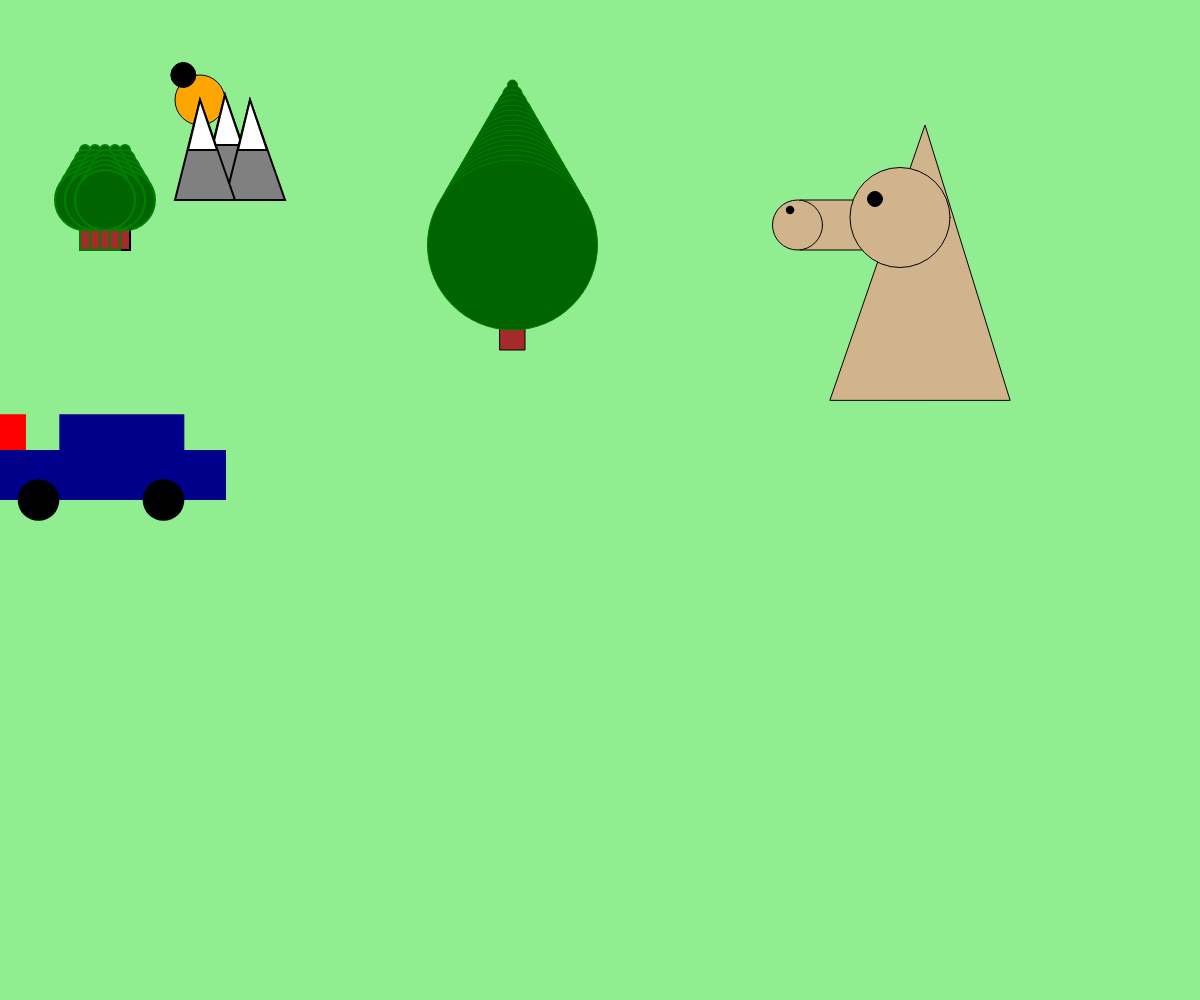
Frame 1 (no input)
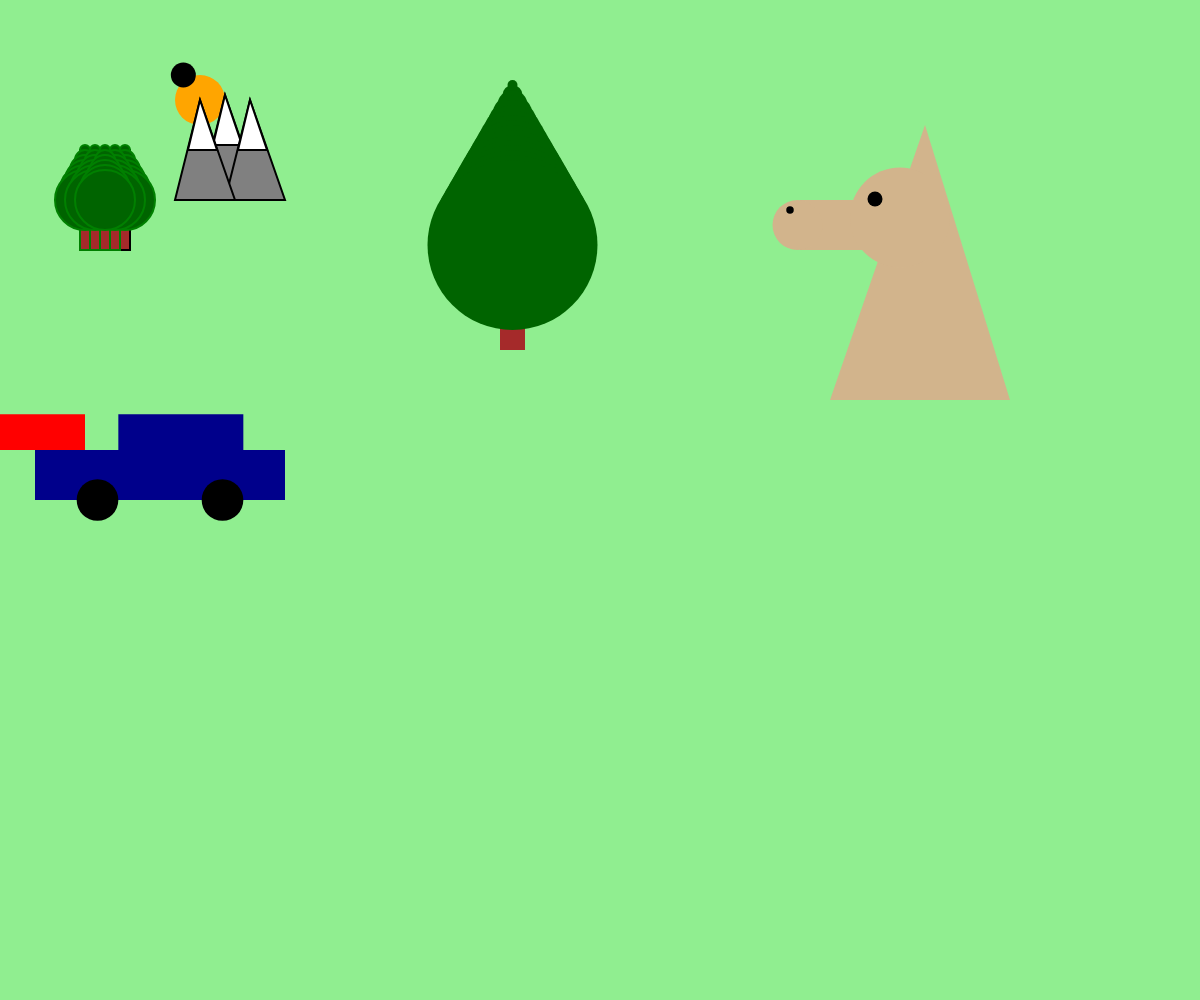
Frame 60 (no input)
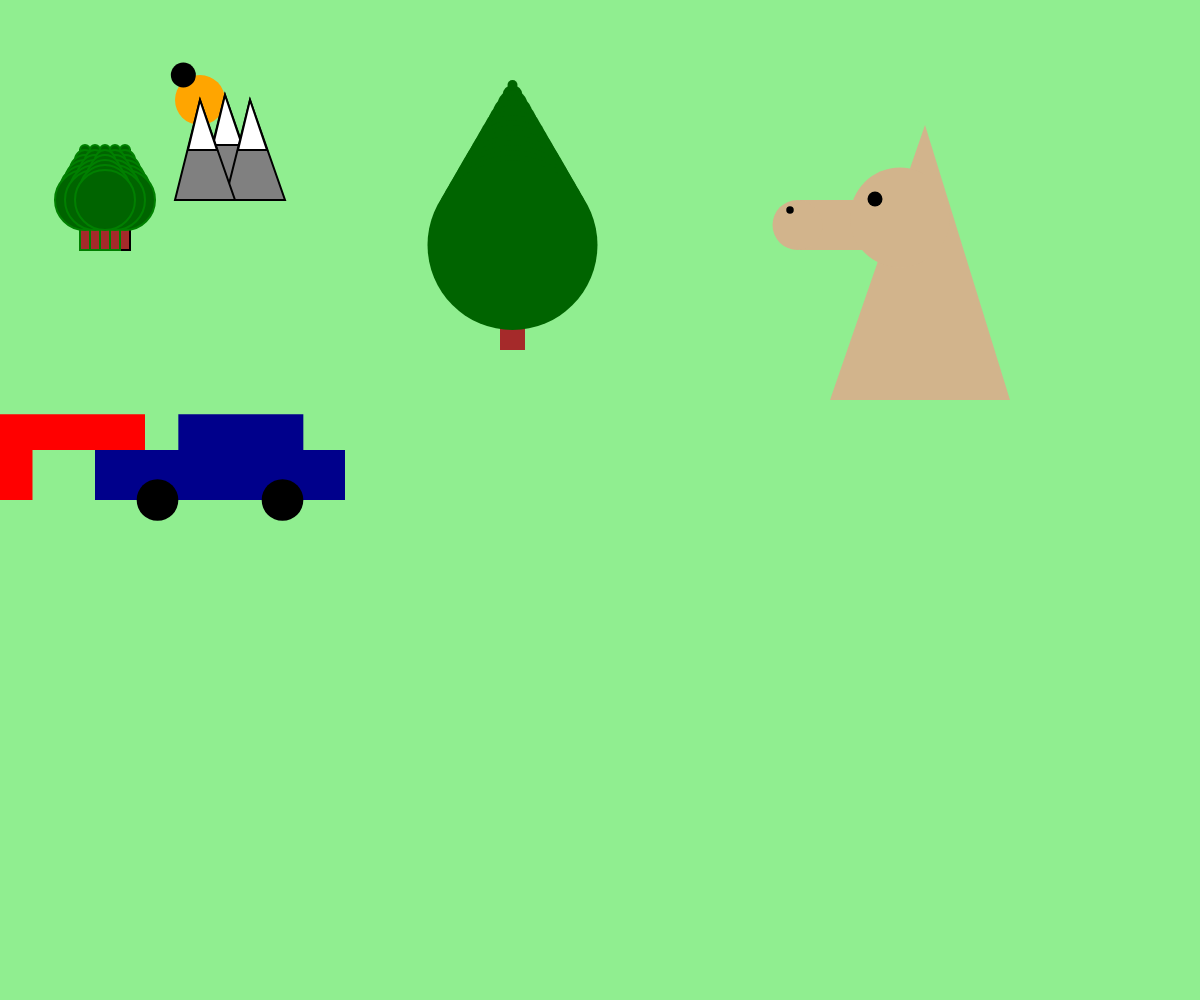
Frame 120 (the mouse pressed at the canvas centre since frame 60)

The p5.js sketch that drew these frames (run headless with seeded random() and noise() and a simulated clock; from frame 60 on, the mouse is pressed at the canvas centre):

// p5.js sketch
// ── sketch.js
const mountains=[];
function setup() {
    const canvasWidth = window.innerWidth;
    const canvasHeight = window.innerHeight;
    createCanvas(canvasWidth, canvasHeight);
    
    background('lightgreen')
    
}
function drawBee(xb, yb, size) {
    fill('orange')
    circle(xb, yb, size)
    fill('black')
    circle(xb - size / 3, yb - size / 2, size / 2)
    fill('aliceblue')

}
function drawTree(x2, y2, size) {
    fill('brown')
    rect(x2, y2, size, size * 10)

    stroke('green');
    fill('darkgreen')

    //noFill();
    let counter = 0;
    while (counter < size - size * .30) {
        circle(x2 + size / 2, y2 - size + counter * 10, counter * 10);
        counter += 1
    }

    while (counter < size * - size * .30) {
        circle(x2 + counter * 10, y2, counter * 10);
        counter += 1
    }

    //  fill('green')
    //circle(x2 + size / 2, y2 - size, size * 5)

}
    
function drawLandscapeObject2(x3, y3,) {
    
    strokeWeight(2)
    stroke('black')
    fill('grey')
    triangle(x3, y3, x3 - 25, y3 + 100, x3 + 35, y3 + 100)
    fill('white')
    triangle(x3, y3, x3 - 12, y3 + 50, x3 + 17, y3 + 50)

}

function drawCreature(centerX, centerY, color1, color2) {
    stroke('black')
    size = 100
    fill(color1);
    rect(centerX, centerY, size * .75, size * .5)
    circle(centerX - size * .025, centerY + size * .25, size * .5)
    triangle(centerX + 30, centerY + 200, centerX + 125,
        centerY - 75, centerX + 210, centerY + 200)


    circle(centerX + size * 1, centerY + size * .175, size * 1);

    fill(color2)
    circle(centerX + size * .75, centerY - size * .01, size * .15);
    circle(centerX - size * .1, centerY + size * .1, size * .075);


}
function drawTruck(x, y, size, fillColor, wheelColor = 'black') {
    strokeWeight(0);

    fill(fillColor);
    rect(x - size / 6, y - (size / 5 + size / 7), size / 2, size / 7); // top
    rect(x - size / 2, y - size / 5, size, size / 5); // bottom

    fill(wheelColor);
    circle(x - size / 4, y, size / 6);
    circle(x + size / 4, y, size / 6);

    fill('red');
    rect(x - size, y - (size / 5 + size / 7), size - 75, size / 7); // top
    rect(x - size * 1.75, y - size / 5, size, size / 5); // bottom

    fill(wheelColor);
    circle(x - size * 1.5, y, size / 6);
    circle(x - size * 1.3, y, size / 6);

}

const c1 = {
    x: 100,
    y: 500,
    width: 250,
    speed: 1,
    color: 'darkblue'
    //clear()
};

function onclick(){
    drawLandscapeObject2(mouseX, mouseY,)
}
function draw() {
    clear()

    
    background('lightgreen')
    for(let i = 0; i < mountains.length; i ++){
        drawLandscapeObject2(mountains[i].x, mountains[i].y)
       
    }

    drawTree(500, 100, 25)
    drawCreature(800, 200, 'tan', 'black')
    drawBee(200, 100, 50)
    drawLandscapeObject2(225, 95)
    drawLandscapeObject2(250, 100)
    drawLandscapeObject2(200, 100)
    drawTree(120, 150,10)
    drawTree(80, 150,10)
    drawTree(90, 150,10)
    drawTree(110, 150,10)
    drawTree(100, 150,10)    
   
     c1.x += c1.speed;
    drawTruck(c1.x, c1.y, c1.width, c1.color);
}
function mouseClicked(){
   
    mountains.push({x: mouseX, y: mouseY,})

}

 
